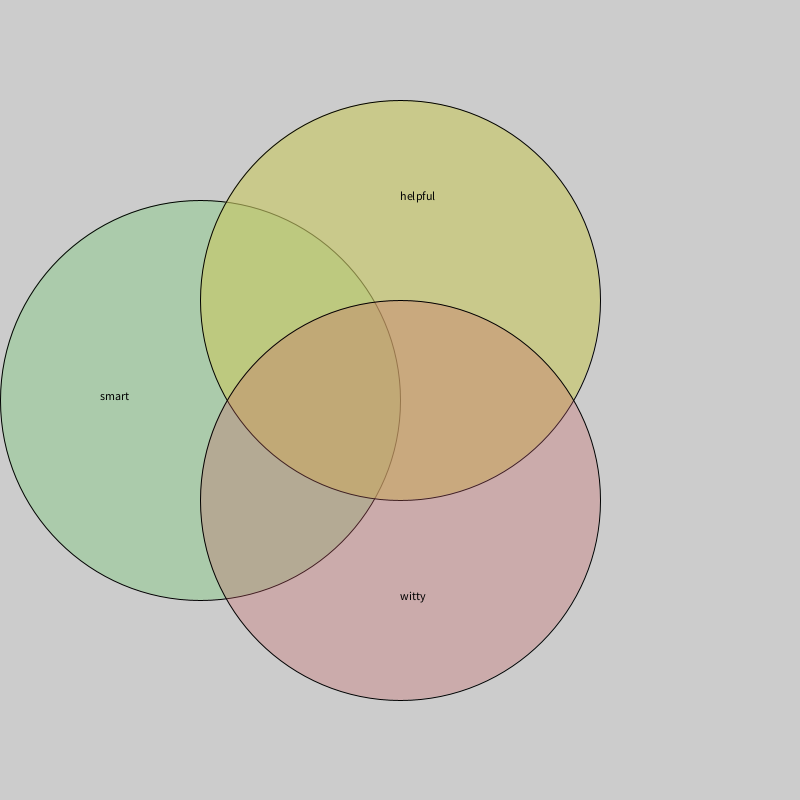
Frame 1 (no input)
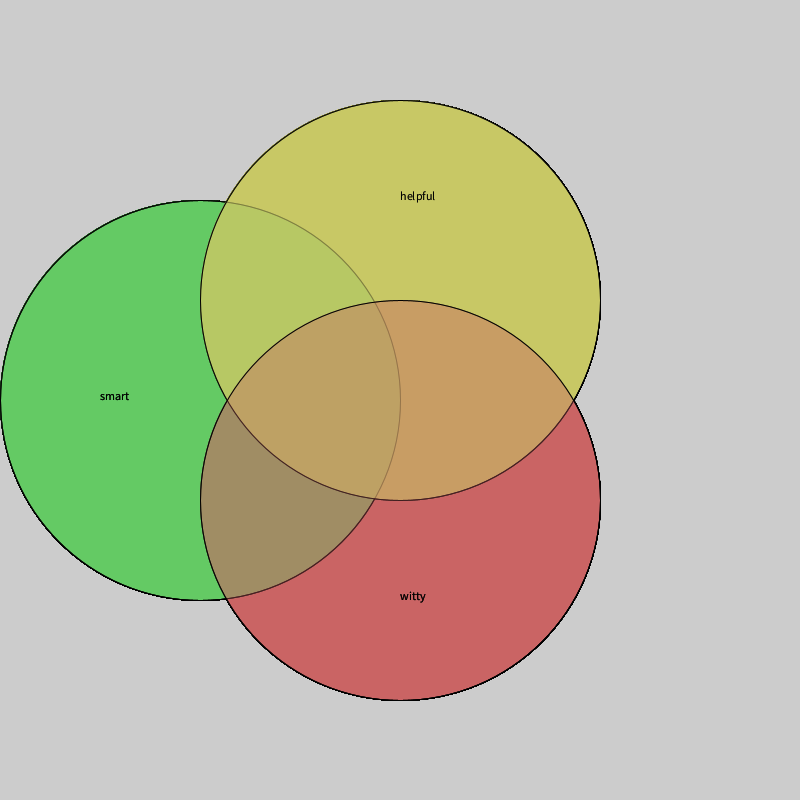
Frame 60 (the mouse pressed at the canvas centre just before this capture)
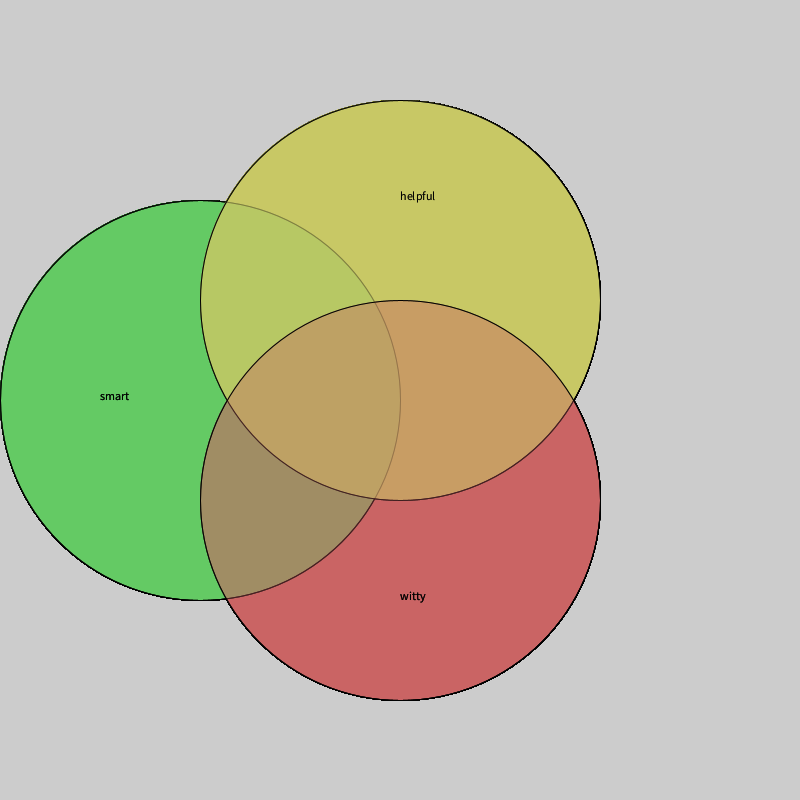
Frame 120 (the mouse held since frame 60 and released just before this capture)

The Processing sketch that drew these frames (run headless with seeded random() and noise(); from frame 60 on, the mouse is pressed at the canvas centre):

// Processing sketch: Venn_Diagram
// ── Venn_Diagram.pde
void setup(){
    size (800, 800);

}
void draw(){
  fill(100, 200, 100, 80);
ellipse (200, 400, 400, 400);
    fill(200, 200, 100, 160);
ellipse (400, 300, 400, 400);
  fill(200, 100, 100, 80);
ellipse (400, 500, 400, 400);
fill(0, 0, 0);
text("smart", 100, 400);
text("helpful", 400, 200);
text("witty", 400, 600);
}
